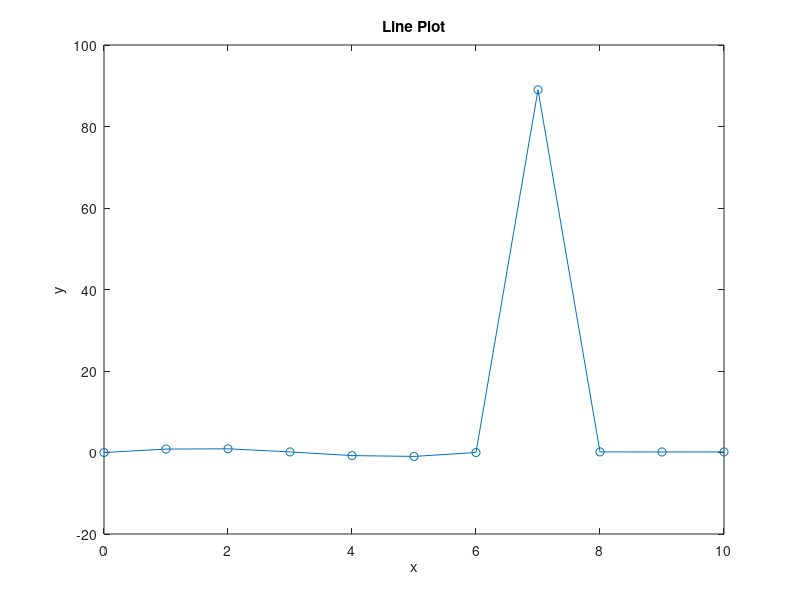

This figure's MATLAB source:
x = [0,1,2,3,4,5,6,7,8,9,10]; %x vector
y = [0,0.84,0.91,0.14,-0.76,-0.96,-0,89,0.15,0.13,0.14]; %y vector

figure;
plot(x,y, '-o');
title('Line Plot');
xlabel('x');
ylabel('y');